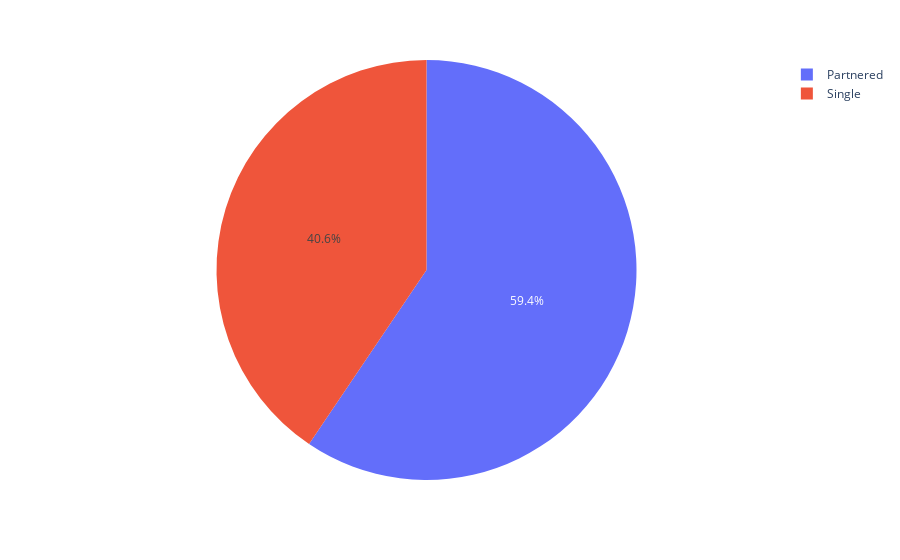

Here is the notebook cell this chart was saved with:
### Code cell
fig = px.pie(nn,names="MaritalStatus")
fig

### Figure 1 — Plotly figure (JSON) as saved in the notebook; plotly's stock layout.template omitted (floating-point values rounded to 4 significant figures; data arrays with more than 128 entries replaced by an {"elided": "..."} marker saying what was removed)
{"data": [{"domain": {"x": [0, 1], "y": [0, 1]}, "hovertemplate": "MaritalStatus=%{label}<extra></extra>", "labels": {"elided": "180 str values"}, "legendgroup": "", "name": "", "showlegend": true, "type": "pie"}], "layout": {"legend": {"tracegroupgap": 0}, "margin": {"t": 60}}}
